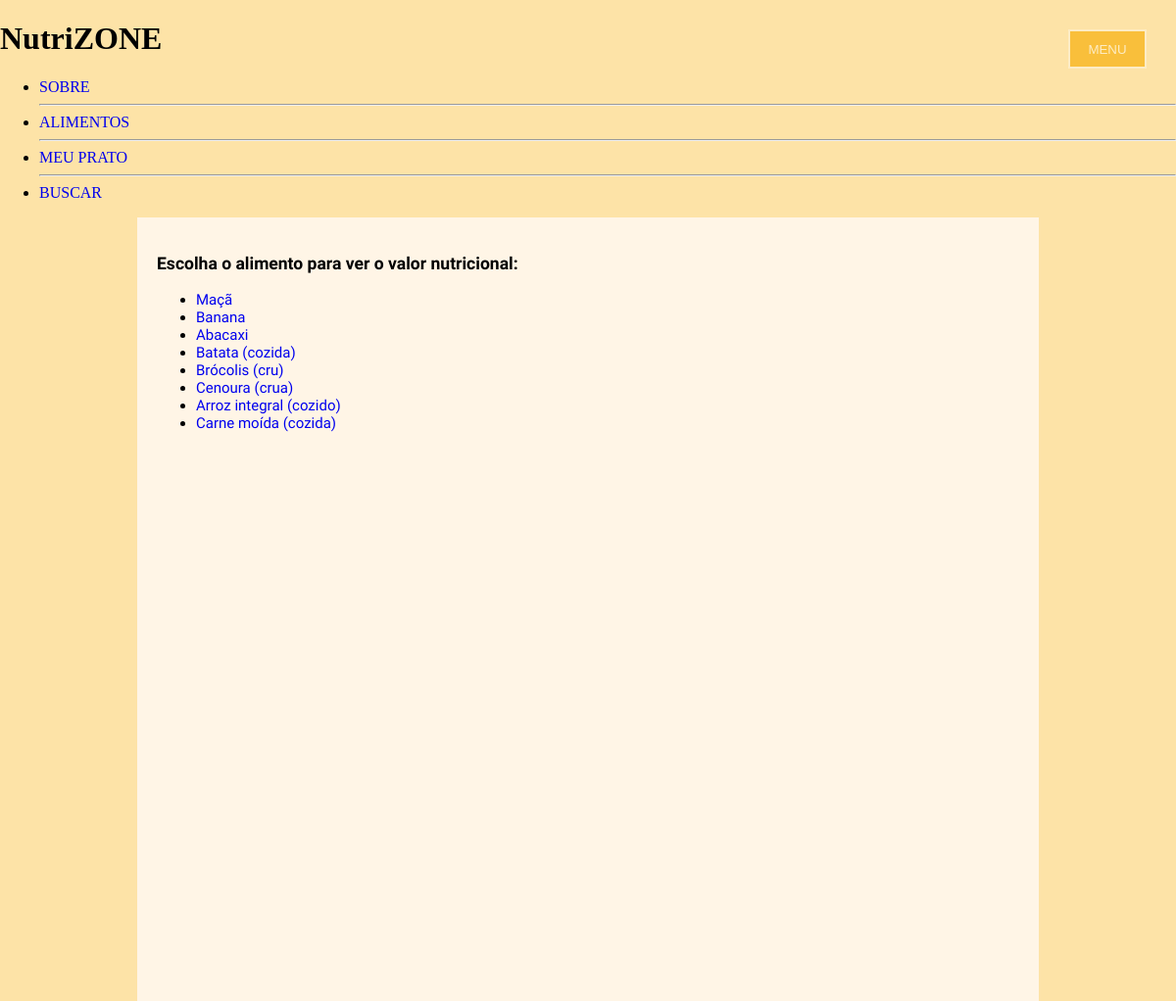
Screenshot of /alimentos with the database file from the repository.
### nutrizone/models.py (models this page shows, shortened)
class Food(models.Model):
	name = models.CharField(max_length=100)
	ndbno = models.IntegerField()

### nutrizone/views.py (the view)
# urls.py: url(r'^alimentos$', views.foodlist, name='foodlist'),
def foodlist(request):
	foodlist = Food.objects.all()
	return render(request, 'foodlist.html', {'foodlist': foodlist})

### nutrizone/templates/foodlist.html
{% extends 'base.html' %}
{% block content %}
    <div class="foodlist">
    	<h3>Escolha o alimento para ver o valor nutricional:</h3>
        <ul class="foods">
    	{% for food in foodlist %}
    	   <li class="food"><a href="./nutrition/{{food.name}}">{{food.name}}</a></li>
    	{% endfor %}
        </div>
    </div>
{% endblock %}

### nutrizone/static/template.css (style rules this page uses)
.fundo-laranja-claro { background-color: #FDE3A7; }
a { text-decoration: none; }
body { margin: 0; }

### rows the page displays
Food: name "Maçã"
Food: name "Banana"
Food: name "Abacaxi"
Food: name "Batata (cozida)"
Food: name "Brócolis (cru)"
Food: name "Cenoura (crua)"
Food: name "Arroz integral (cozido)"
Food: name "Carne moída (cozida)"
